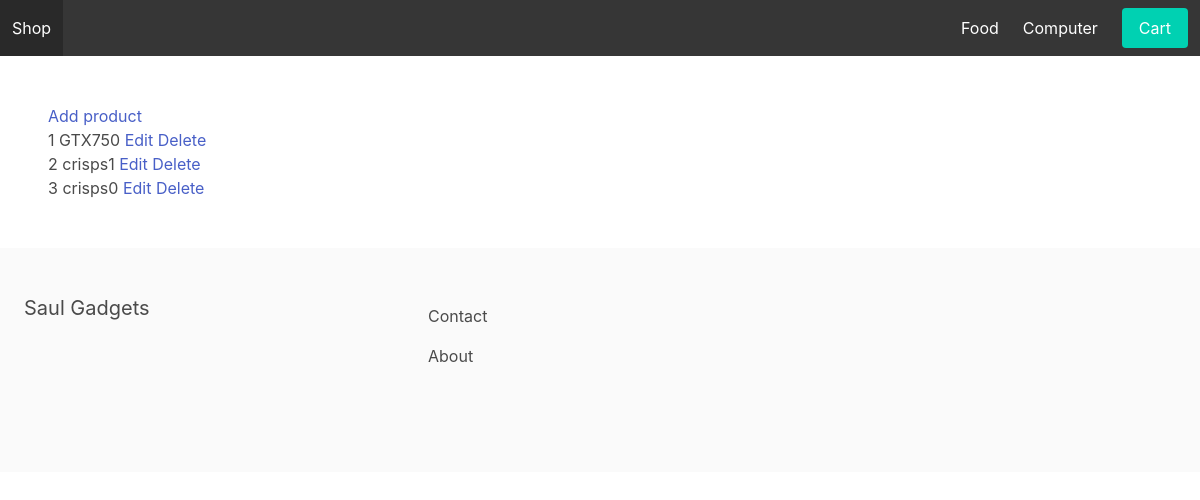
/productManager/, run on an earlier commit of the app's database.
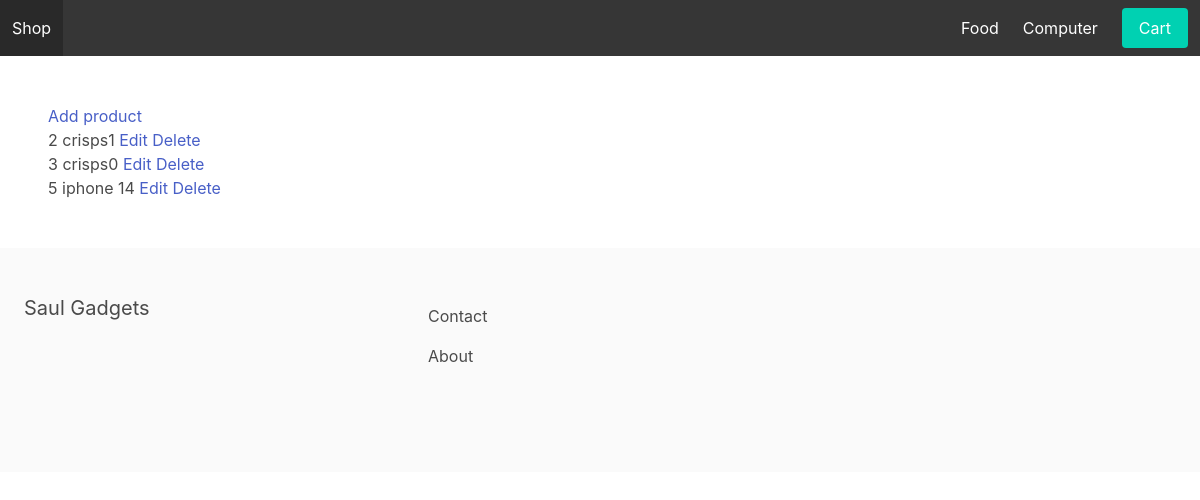
And on a later commit of the database.
### apps/store/models.py (models this page shows, shortened)
class Category(models.Model):
    title = models.CharField(max_length=255)
    slug = models.SlugField(max_length=255)
    ordering = models.IntegerField(default=0)
    class Meta:
        verbose_name_plural = 'Categories'
        ordering = ('ordering',)

class Product(models.Model):
      category = models.ForeignKey(Category, related_name='products', on_delete=models.CASCADE)
      title = models.CharField(max_length=255)
      slug = models.SlugField(max_length=255)
      description = models.TextField(blank=True, null=True)
      price = models.FloatField()
      id = models.AutoField(primary_key=True)

### apps/core/views.py (the view)
# urls.py: path('productManager/', productManagePage, name="productManager"),
def productManagePage(request):
    products = Product.objects.all()
    context = {
        'products': products
    }
    return render(request, 'product.html', context)

### apps/store/context_processor.py (called while the page is built)
def menu_categories(request):
    categories = Category.objects.all()
    return {'menu_categories': categories}

### apps/core/templates/product.html (shortened to what this page needs)
{% extends 'base.html' %}
{% block content %}
             <a href="{% url 'addProduct' %}" class="edit-button">Add product</a>
             <div class="product-list">
                 {% for product in products %}
                 <div class="product">
                     <span>{{ product.id }}</span>
                     <span>{{ product.title }}</span>
                     <a href="{% url 'editProduct' product.pk %}" class="edit-button">Edit</a>
                     <a href="{% url 'deleteProduct' product.pk %}" class="edit-button">Delete</a>
                 </div>
                 {% endfor %}
             </div>
{% endblock%}

### apps/core/templates/base.html (shortened to what this page needs)
<html>
	<head>
		<link rel="stylesheet" href="https://cdn.jsdelivr.net/npm/bulma@0.9.0/css/bulma.min.css">
	</head>
	<body>
		<nav class="navbar is-dark">
			<div class="navbar-brand">
				<a class="navbar-item" href="/">Shop</a>
			</div>
			<div id="main-navbar" class="navbar-menu">
				<div class="navbar-end">
					{% for category in menu_categories %}
					    <a href="{% url 'category_detail' category.slug %}" class="navbar-item">{{ category.title }}</a>
					{% endfor %}
					<div class="navbar-item">
						<a href="{% url 'cart' %}" class="button is-primary">Cart</a>
					</div>
				</div>
			</div>
        </nav>
		<section class="section">
			{% block content %}
            {% endblock %}
		</section>
		<footer class="footer">
			<div class="columns">
				<div class="column is-4">
					<h2 class="subtitle">Saul Gadgets</h2>
				</div>
				<div class="column is-8">
					<a href="{% url 'contact' %}" class="navbar-item">Contact</a>
					<a href="{% url 'about' %}" class="navbar-item">About</a>
				</div>
			</div>
		</footer>
	</body>
</html>

What changed in the data, as far as the page shows it:
removed Product: id "1", title "GTX750"
added Product: id "5", title "iphone 14"
